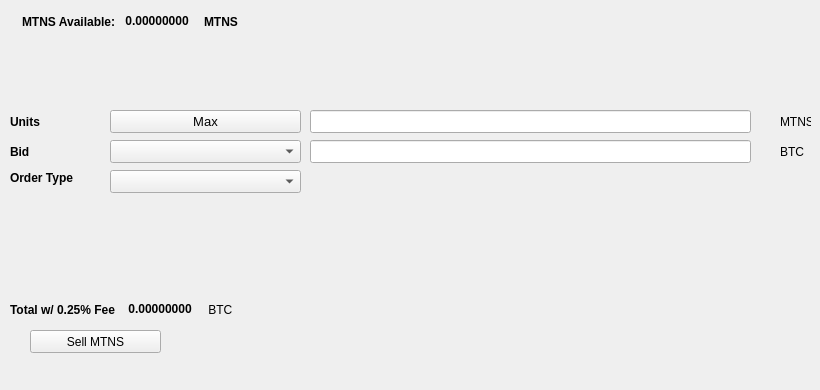
   <widget class="QWidget" name="SellTab">
    <attribute name="title">
     <string>Sell</string>
    </attribute>
    <widget class="QLabel" name="label_16">
     <property name="geometry">
      <rect>
       <x>780</x>
       <y>140</y>
       <width>31</width>
       <height>23</height>
      </rect>
     </property>
     <property name="text">
      <string>BTC</string>
     </property>
    </widget>
    <widget class="QComboBox" name="SellBidcomboBox">
     <property name="geometry">
      <rect>
       <x>110</x>
       <y>140</y>
       <width>191</width>
       <height>23</height>
      </rect>
     </property>
     <property name="font">
      <font>
       <pointsize>10</pointsize>
      </font>
     </property>
    </widget>
    <widget class="QLabel" name="label_18">
     <property name="geometry">
      <rect>
       <x>10</x>
       <y>110</y>
       <width>46</width>
       <height>23</height>
      </rect>
     </property>
     <property name="font">
      <font>
       <weight>75</weight>
       <bold>true</bold>
      </font>
     </property>
     <property name="text">
      <string>Units</string>
     </property>
    </widget>
    <widget class="QPushButton" name="Sell_Max_Amount">
     <property name="geometry">
      <rect>
       <x>110</x>
       <y>110</y>
       <width>191</width>
       <height>23</height>
      </rect>
     </property>
     <property name="font">
      <font>
       <pointsize>10</pointsize>
      </font>
     </property>
     <property name="text">
      <string>Max</string>
     </property>
    </widget>
    <widget class="QLabel" name="label_20">
     <property name="geometry">
      <rect>
       <x>10</x>
       <y>170</y>
       <width>91</width>
       <height>16</height>
      </rect>
     </property>
     <property name="font">
      <font>
       <weight>75</weight>
       <bold>true</bold>
      </font>
     </property>
     <property name="text">
      <string>Order Type</string>
     </property>
    </widget>
    <widget class="QComboBox" name="SellOrdertypeCombo">
     <property name="geometry">
      <rect>
       <x>110</x>
       <y>170</y>
       <width>191</width>
       <height>23</height>
      </rect>
     </property>
     <property name="font">
      <font>
       <pointsize>10</pointsize>
      </font>
     </property>
    </widget>
    <widget class="QLabel" name="label_21">
     <property name="geometry">
      <rect>
       <x>10</x>
       <y>140</y>
       <width>46</width>
       <height>23</height>
      </rect>
     </property>
     <property name="font">
      <font>
       <weight>75</weight>
       <bold>true</bold>
      </font>
     </property>
     <property name="text">
      <string>Bid</string>
     </property>
    </widget>
    <widget class="QLabel" name="label_22">
     <property name="geometry">
      <rect>
       <x>780</x>
       <y>110</y>
       <width>31</width>
       <height>23</height>
      </rect>
     </property>
     <property name="text">
      <string>MTNS</string>
     </property>
    </widget>
    <widget class="QLineEdit" name="UnitsInputMTNS">
     <property name="geometry">
      <rect>
       <x>310</x>
       <y>110</y>
       <width>441</width>
       <height>23</height>
      </rect>
     </property>
     <property name="font">
      <font>
       <pointsize>9</pointsize>
       <weight>75</weight>
       <bold>true</bold>
      </font>
     </property>
    </widget>
    <widget class="QLineEdit" name="SellBidPriceEdit">
     <property name="geometry">
      <rect>
       <x>310</x>
       <y>140</y>
       <width>441</width>
       <height>23</height>
      </rect>
     </property>
     <property name="font">
      <font>
       <pointsize>9</pointsize>
       <weight>75</weight>
       <bold>true</bold>
      </font>
     </property>
    </widget>
    <widget class="QPushButton" name="SellMTNSBTN">
     <property name="geometry">
      <rect>
       <x>30</x>
       <y>330</y>
       <width>131</width>
       <height>23</height>
      </rect>
     </property>
     <property name="text">
      <string>Sell MTNS</string>
     </property>
     <property name="icon">
      <iconset resource="../omotenashicoin">
       <normaloff>:/icons/bitcoin</normaloff>:/icons/bitcoin</iconset>
     </property>
    </widget>
    <widget class="QWidget" name="layoutWidget3">
     <property name="geometry">
      <rect>
       <x>22</x>
       <y>12</y>
       <width>258</width>
       <height>19</height>
      </rect>
     </property>
     <layout class="QHBoxLayout" name="horizontalLayout">
      <item>
       <widget class="QLabel" name="label232_2">
        <property name="font">
         <font>
          <weight>75</weight>
          <bold>true</bold>
         </font>
        </property>
        <property name="text">
         <string>MTNS Available:</string>
        </property>
       </widget>
      </item>
      <item>
       <widget class="QLabel" name="MTNSAvailableLabel">
        <property name="palette">
         <palette>
          <active>
           <colorrole role="WindowText">
            <brush brushstyle="SolidPattern">
             <color alpha="255">
              <red>0</red>
              <green>0</green>
              <blue>0</blue>
             </color>
            </brush>
           </colorrole>
           <colorrole role="Button">
            <brush brushstyle="SolidPattern">
             <color alpha="255">
              <red>0</red>
              <green>170</green>
              <blue>0</blue>
             </color>
            </brush>
           </colorrole>
           <colorrole role="Light">
            <brush brushstyle="SolidPattern">
             <color alpha="255">
              <red>0</red>
              <green>255</green>
              <blue>0</blue>
             </color>
            </brush>
           </colorrole>
           <colorrole role="Midlight">
            <brush brushstyle="SolidPattern">
             <color alpha="255">
              <red>0</red>
              <green>212</green>
              <blue>0</blue>
             </color>
            </brush>
           </colorrole>
           <colorrole role="Dark">
            <brush brushstyle="SolidPattern">
             <color alpha="255">
              <red>0</red>
              <green>85</green>
              <blue>0</blue>
             </color>
            </brush>
           </colorrole>
           <colorrole role="Mid">
            <brush brushstyle="SolidPattern">
             <color alpha="255">
              <red>0</red>
              <green>113</green>
              <blue>0</blue>
             </color>
            </brush>
           </colorrole>
           <colorrole role="Text">
            <brush brushstyle="SolidPattern">
             <color alpha="255">
              <red>0</red>
              <green>170</green>
              <blue>0</blue>
             </color>
            </brush>
           </colorrole>
           <colorrole role="BrightText">
            <brush brushstyle="SolidPattern">
             <color alpha="255">
              <red>255</red>
              <green>255</green>
              <blue>255</blue>
             </color>
            </brush>
           </colorrole>
           <colorrole role="ButtonText">
            <brush brushstyle="SolidPattern">
             <color alpha="255">
              <red>0</red>
              <green>0</green>
              <blue>0</blue>
             </color>
            </brush>
           </colorrole>
           <colorrole role="Base">
            <brush brushstyle="SolidPattern">
             <color alpha="255">
              <red>255</red>
              <green>255</green>
              <blue>255</blue>
             </color>
            </brush>
           </colorrole>
           <colorrole role="Window">
            <brush brushstyle="SolidPattern">
             <color alpha="255">
              <red>0</red>
              <green>170</green>
              <blue>0</blue>
             </color>
            </brush>
           </colorrole>
           <colorrole role="Shadow">
            <brush brushstyle="SolidPattern">
             <color alpha="255">
              <red>0</red>
              <green>0</green>
              <blue>0</blue>
             </color>
            </brush>
           </colorrole>
           <colorrole role="AlternateBase">
            <brush brushstyle="SolidPattern">
             <color alpha="255">
              <red>127</red>
              <green>212</green>
              <blue>127</blue>
             </color>
            </brush>
           </colorrole>
           <colorrole role="ToolTipBase">
            <brush brushstyle="SolidPattern">
             <color alpha="255">
              <red>255</red>
              <green>255</green>
              <blue>220</blue>
             </color>
            </brush>
           </colorrole>
           <colorrole role="ToolTipText">
            <brush brushstyle="SolidPattern">
             <color alpha="255">
              <red>0</red>
              <green>0</green>
              <blue>0</blue>
             </color>
            </brush>
           </colorrole>
          </active>
          <inactive>
           <colorrole role="WindowText">
            <brush brushstyle="SolidPattern">
             <color alpha="255">
              <red>0</red>
              <green>0</green>
              <blue>0</blue>
             </color>
            </brush>
           </colorrole>
           <colorrole role="Button">
            <brush brushstyle="SolidPattern">
             <color alpha="255">
              <red>0</red>
              <green>170</green>
              <blue>0</blue>
             </color>
            </brush>
           </colorrole>
           <colorrole role="Light">
            <brush brushstyle="SolidPattern">
             <color alpha="255">
              <red>0</red>
              <green>255</green>
              <blue>0</blue>
             </color>
            </brush>
           </colorrole>
           <colorrole role="Midlight">
            <brush brushstyle="SolidPattern">
             <color alpha="255">
              <red>0</red>
              <green>212</green>
              <blue>0</blue>
             </color>
            </brush>
           </colorrole>
           <colorrole role="Dark">
            <brush brushstyle="SolidPattern">
             <color alpha="255">
              <red>0</red>
              <green>85</green>
              <blue>0</blue>
             </color>
            </brush>
           </colorrole>
           <colorrole role="Mid">
            <brush brushstyle="SolidPattern">
             <color alpha="255">
              <red>0</red>
              <green>113</green>
              <blue>0</blue>
             </color>
            </brush>
           </colorrole>
           <colorrole role="Text">
            <brush brushstyle="SolidPattern">
             <color alpha="255">
              <red>0</red>
              <green>170</green>
              <blue>0</blue>
             </color>
            </brush>
           </colorrole>
           <colorrole role="BrightText">
            <brush brushstyle="SolidPattern">
             <color alpha="255">
              <red>255</red>
              <green>255</green>
              <blue>255</blue>
             </color>
            </brush>
           </colorrole>
           <colorrole role="ButtonText">
            <brush brushstyle="SolidPattern">
             <color alpha="255">
              <red>0</red>
              <green>0</green>
              <blue>0</blue>
             </color>
            </brush>
           </colorrole>
           <colorrole role="Base">
            <brush brushstyle="SolidPattern">
             <color alpha="255">
              <red>255</red>
              <green>255</green>
              <blue>255</blue>
             </color>
            </brush>
           </colorrole>
           <colorrole role="Window">
            <brush brushstyle="SolidPattern">
             <color alpha="255">
              <red>0</red>
              <green>170</green>
              <blue>0</blue>
             </color>
            </brush>
           </colorrole>
           <colorrole role="Shadow">
            <brush brushstyle="SolidPattern">
             <color alpha="255">
              <red>0</red>
              <green>0</green>
              <blue>0</blue>
             </color>
            </brush>
           </colorrole>
           <colorrole role="AlternateBase">
            <brush brushstyle="SolidPattern">
             <color alpha="255">
              <red>127</red>
              <green>212</green>
              <blue>127</blue>
             </color>
            </brush>
           </colorrole>
           <colorrole role="ToolTipBase">
            <brush brushstyle="SolidPattern">
             <color alpha="255">
              <red>255</red>
              <green>255</green>
              <blue>220</blue>
             </color>
            </brush>
           </colorrole>
           <colorrole role="ToolTipText">
            <brush brushstyle="SolidPattern">
             <color alpha="255">
              <red>0</red>
              <green>0</green>
              <blue>0</blue>
             </color>
            </brush>
           </colorrole>
          </inactive>
          <disabled>
           <colorrole role="WindowText">
            <brush brushstyle="SolidPattern">
             <color alpha="255">
              <red>0</red>
              <green>85</green>
              <blue>0</blue>
             </color>
            </brush>
           </colorrole>
           <colorrole role="Button">
            <brush brushstyle="SolidPattern">
             <color alpha="255">
              <red>0</red>
              <green>170</green>
              <blue>0</blue>
             </color>
            </brush>
           </colorrole>
           <colorrole role="Light">
            <brush brushstyle="SolidPattern">
             <color alpha="255">
              <red>0</red>
              <green>255</green>
              <blue>0</blue>
             </color>
            </brush>
           </colorrole>
           <colorrole role="Midlight">
            <brush brushstyle="SolidPattern">
             <color alpha="255">
              <red>0</red>
              <green>212</green>
              <blue>0</blue>
             </color>
            </brush>
           </colorrole>
           <colorrole role="Dark">
            <brush brushstyle="SolidPattern">
             <color alpha="255">
              <red>0</red>
              <green>85</green>
              <blue>0</blue>
             </color>
            </brush>
           </colorrole>
           <colorrole role="Mid">
            <brush brushstyle="SolidPattern">
             <color alpha="255">
              <red>0</red>
              <green>113</green>
              <blue>0</blue>
             </color>
            </brush>
           </colorrole>
           <colorrole role="Text">
            <brush brushstyle="SolidPattern">
             <color alpha="255">
              <red>0</red>
              <green>85</green>
              <blue>0</blue>
             </color>
            </brush>
           </colorrole>
           <colorrole role="BrightText">
            <brush brushstyle="SolidPattern">
             <color alpha="255">
              <red>255</red>
              <green>255</green>
              <blue>255</blue>
             </color>
            </brush>
           </colorrole>
           <colorrole role="ButtonText">
            <brush brushstyle="SolidPattern">
             <color alpha="255">
              <red>0</red>
              <green>85</green>
              <blue>0</blue>
             </color>
            </brush>
           </colorrole>
           <colorrole role="Base">
            <brush brushstyle="SolidPattern">
             <color alpha="255">
              <red>0</red>
              <green>170</green>
              <blue>0</blue>
             </color>
            </brush>
           </colorrole>
           <colorrole role="Window">
            <brush brushstyle="SolidPattern">
             <color alpha="255">
              <red>0</red>
              <green>170</green>
              <blue>0</blue>
             </color>
            </brush>
           </colorrole>
           <colorrole role="Shadow">
            <brush brushstyle="SolidPattern">
             <color alpha="255">
              <red>0</red>
              <green>0</green>
              <blue>0</blue>
             </color>
            </brush>
           </colorrole>
           <colorrole role="AlternateBase">
            <brush brushstyle="SolidPattern">
             <color alpha="255">
              <red>0</red>
              <green>170</green>
              <blue>0</blue>
             </color>
            </brush>
           </colorrole>
           <colorrole role="ToolTipBase">
            <brush brushstyle="SolidPattern">
             <color alpha="255">
              <red>255</red>
              <green>255</green>
              <blue>220</blue>
             </color>
            </brush>
           </colorrole>
           <colorrole role="ToolTipText">
            <brush brushstyle="SolidPattern">
             <color alpha="255">
              <red>0</red>
              <green>0</green>
              <blue>0</blue>
             </color>
            </brush>
           </colorrole>
          </disabled>
         </palette>
        </property>
        <property name="font">
         <font>
          <weight>75</weight>
          <bold>true</bold>
         </font>
        </property>
        <property name="text">
         <string> 0.00000000 </string>
        </property>
        <property name="textInteractionFlags">
         <set>Qt::LinksAccessibleByMouse|Qt::TextSelectableByKeyboard|Qt::TextSelectableByMouse</set>
        </property>
       </widget>
      </item>
      <item>
       <widget class="QLabel" name="labelMTNS">
        <property name="font">
         <font>
          <weight>75</weight>
          <bold>true</bold>
         </font>
        </property>
        <property name="text">
         <string>MTNS</string>
        </property>
       </widget>
      </item>
     </layout>
    </widget>
    <widget class="QWidget" name="layoutWidget">
     <property name="geometry">
      <rect>
       <x>10</x>
       <y>300</y>
       <width>268</width>
       <height>19</height>
      </rect>
     </property>
     <layout class="QHBoxLayout" name="horizontalLayout_2">
      <item>
       <widget class="QLabel" name="label_19">
        <property name="font">
         <font>
          <weight>75</weight>
          <bold>true</bold>
         </font>
        </property>
        <property name="text">
         <string>Total w/ 0.25% Fee </string>
        </property>
       </widget>
      </item>
      <item>
       <widget class="QLabel" name="SellCostLabel">
        <property name="palette">
         <palette>
          <active>
           <colorrole role="WindowText">
            <brush brushstyle="SolidPattern">
             <color alpha="255">
              <red>0</red>
              <green>0</green>
              <blue>0</blue>
             </color>
            </brush>
           </colorrole>
           <colorrole role="Button">
            <brush brushstyle="SolidPattern">
             <color alpha="255">
              <red>0</red>
              <green>170</green>
              <blue>0</blue>
             </color>
            </brush>
           </colorrole>
           <colorrole role="Light">
            <brush brushstyle="SolidPattern">
             <color alpha="255">
              <red>0</red>
              <green>255</green>
              <blue>0</blue>
             </color>
            </brush>
           </colorrole>
           <colorrole role="Midlight">
            <brush brushstyle="SolidPattern">
             <color alpha="255">
              <red>0</red>
              <green>212</green>
              <blue>0</blue>
             </color>
            </brush>
           </colorrole>
           <colorrole role="Dark">
            <brush brushstyle="SolidPattern">
             <color alpha="255">
              <red>0</red>
              <green>85</green>
              <blue>0</blue>
             </color>
            </brush>
           </colorrole>
           <colorrole role="Mid">
            <brush brushstyle="SolidPattern">
             <color alpha="255">
              <red>0</red>
              <green>113</green>
              <blue>0</blue>
             </color>
            </brush>
           </colorrole>
           <colorrole role="Text">
            <brush brushstyle="SolidPattern">
             <color alpha="255">
              <red>0</red>
              <green>170</green>
              <blue>0</blue>
             </color>
            </brush>
           </colorrole>
           <colorrole role="BrightText">
            <brush brushstyle="SolidPattern">
             <color alpha="255">
              <red>255</red>
              <green>255</green>
              <blue>255</blue>
             </color>
            </brush>
           </colorrole>
           <colorrole role="ButtonText">
            <brush brushstyle="SolidPattern">
             <color alpha="255">
              <red>0</red>
              <green>0</green>
              <blue>0</blue>
             </color>
            </brush>
           </colorrole>
           <colorrole role="Base">
            <brush brushstyle="SolidPattern">
             <color alpha="255">
              <red>255</red>
              <green>255</green>
              <blue>255</blue>
             </color>
            </brush>
           </colorrole>
           <colorrole role="Window">
            <brush brushstyle="SolidPattern">
             <color alpha="255">
              <red>0</red>
              <green>170</green>
              <blue>0</blue>
             </color>
            </brush>
           </colorrole>
           <colorrole role="Shadow">
            <brush brushstyle="SolidPattern">
             <color alpha="255">
              <red>0</red>
              <green>0</green>
              <blue>0</blue>
             </color>
            </brush>
           </colorrole>
           <colorrole role="AlternateBase">
            <brush brushstyle="SolidPattern">
             <color alpha="255">
              <red>127</red>
              <green>212</green>
              <blue>127</blue>
             </color>
            </brush>
           </colorrole>
           <colorrole role="ToolTipBase">
            <brush brushstyle="SolidPattern">
             <color alpha="255">
              <red>255</red>
              <green>255</green>
              <blue>220</blue>
             </color>
            </brush>
           </colorrole>
           <colorrole role="ToolTipText">
            <brush brushstyle="SolidPattern">
             <color alpha="255">
              <red>0</red>
              <green>0</green>
              <blue>0</blue>
             </color>
            </brush>
           </colorrole>
          </active>
          <inactive>
           <colorrole role="WindowText">
            <brush brushstyle="SolidPattern">
             <color alpha="255">
              <red>0</red>
              <green>0</green>
              <blue>0</blue>
             </color>
            </brush>
           </colorrole>
           <colorrole role="Button">
            <brush brushstyle="SolidPattern">
             <color alpha="255">
              <red>0</red>
              <green>170</green>
              <blue>0</blue>
             </color>
            </brush>
           </colorrole>
           <colorrole role="Light">
            <brush brushstyle="SolidPattern">
             <color alpha="255">
              <red>0</red>
              <green>255</green>
              <blue>0</blue>
             </color>
            </brush>
           </colorrole>
           <colorrole role="Midlight">
            <brush brushstyle="SolidPattern">
             <color alpha="255">
              <red>0</red>
              <green>212</green>
              <blue>0</blue>
             </color>
            </brush>
           </colorrole>
           <colorrole role="Dark">
            <brush brushstyle="SolidPattern">
             <color alpha="255">
              <red>0</red>
              <green>85</green>
              <blue>0</blue>
             </color>
            </brush>
           </colorrole>
           <colorrole role="Mid">
            <brush brushstyle="SolidPattern">
             <color alpha="255">
              <red>0</red>
              <green>113</green>
              <blue>0</blue>
             </color>
            </brush>
           </colorrole>
           <colorrole role="Text">
            <brush brushstyle="SolidPattern">
             <color alpha="255">
              <red>0</red>
              <green>170</green>
              <blue>0</blue>
             </color>
            </brush>
           </colorrole>
           <colorrole role="BrightText">
            <brush brushstyle="SolidPattern">
             <color alpha="255">
              <red>255</red>
              <green>255</green>
              <blue>255</blue>
             </color>
            </brush>
           </colorrole>
           <colorrole role="ButtonText">
            <brush brushstyle="SolidPattern">
             <color alpha="255">
              <red>0</red>
              <green>0</green>
              <blue>0</blue>
             </color>
            </brush>
           </colorrole>
           <colorrole role="Base">
            <brush brushstyle="SolidPattern">
             <color alpha="255">
              <red>255</red>
              <green>255</green>
              <blue>255</blue>
             </color>
            </brush>
           </colorrole>
           <colorrole role="Window">
            <brush brushstyle="SolidPattern">
             <color alpha="255">
              <red>0</red>
              <green>170</green>
              <blue>0</blue>
             </color>
            </brush>
           </colorrole>
           <colorrole role="Shadow">
            <brush brushstyle="SolidPattern">
             <color alpha="255">
              <red>0</red>
              <green>0</green>
              <blue>0</blue>
             </color>
            </brush>
           </colorrole>
           <colorrole role="AlternateBase">
            <brush brushstyle="SolidPattern">
             <color alpha="255">
              <red>127</red>
              <green>212</green>
              <blue>127</blue>
             </color>
            </brush>
           </colorrole>
           <colorrole role="ToolTipBase">
            <brush brushstyle="SolidPattern">
             <color alpha="255">
              <red>255</red>
              <green>255</green>
              <blue>220</blue>
             </color>
            </brush>
           </colorrole>
           <colorrole role="ToolTipText">
            <brush brushstyle="SolidPattern">
             <color alpha="255">
              <red>0</red>
              <green>0</green>
              <blue>0</blue>
             </color>
            </brush>
           </colorrole>
          </inactive>
          <disabled>
           <colorrole role="WindowText">
            <brush brushstyle="SolidPattern">
             <color alpha="255">
              <red>0</red>
              <green>85</green>
              <blue>0</blue>
             </color>
            </brush>
           </colorrole>
           <colorrole role="Button">
            <brush brushstyle="SolidPattern">
             <color alpha="255">
              <red>0</red>
              <green>170</green>
              <blue>0</blue>
             </color>
            </brush>
           </colorrole>
           <colorrole role="Light">
            <brush brushstyle="SolidPattern">
             <color alpha="255">
              <red>0</red>
              <green>255</green>
              <blue>0</blue>
             </color>
            </brush>
           </colorrole>
           <colorrole role="Midlight">
            <brush brushstyle="SolidPattern">
             <color alpha="255">
              <red>0</red>
              <green>212</green>
              <blue>0</blue>
             </color>
            </brush>
           </colorrole>
           <colorrole role="Dark">
            <brush brushstyle="SolidPattern">
             <color alpha="255">
              <red>0</red>
              <green>85</green>
              <blue>0</blue>
             </color>
            </brush>
           </colorrole>
           <colorrole role="Mid">
            <brush brushstyle="SolidPattern">
             <color alpha="255">
              <red>0</red>
              <green>113</green>
              <blue>0</blue>
             </color>
            </brush>
           </colorrole>
           <colorrole role="Text">
            <brush brushstyle="SolidPattern">
             <color alpha="255">
              <red>0</red>
              <green>85</green>
              <blue>0</blue>
             </color>
            </brush>
           </colorrole>
           <colorrole role="BrightText">
            <brush brushstyle="SolidPattern">
             <color alpha="255">
              <red>255</red>
              <green>255</green>
              <blue>255</blue>
             </color>
            </brush>
           </colorrole>
           <colorrole role="ButtonText">
            <brush brushstyle="SolidPattern">
             <color alpha="255">
              <red>0</red>
              <green>85</green>
              <blue>0</blue>
             </color>
            </brush>
           </colorrole>
           <colorrole role="Base">
            <brush brushstyle="SolidPattern">
             <color alpha="255">
              <red>0</red>
              <green>170</green>
              <blue>0</blue>
             </color>
            </brush>
           </colorrole>
           <colorrole role="Window">
            <brush brushstyle="SolidPattern">
             <color alpha="255">
              <red>0</red>
              <green>170</green>
              <blue>0</blue>
             </color>
            </brush>
           </colorrole>
           <colorrole role="Shadow">
            <brush brushstyle="SolidPattern">
             <color alpha="255">
              <red>0</red>
              <green>0</green>
              <blue>0</blue>
             </color>
            </brush>
           </colorrole>
           <colorrole role="AlternateBase">
            <brush brushstyle="SolidPattern">
             <color alpha="255">
              <red>0</red>
              <green>170</green>
              <blue>0</blue>
             </color>
            </brush>
           </colorrole>
           <colorrole role="ToolTipBase">
            <brush brushstyle="SolidPattern">
             <color alpha="255">
              <red>255</red>
              <green>255</green>
              <blue>220</blue>
             </color>
            </brush>
           </colorrole>
           <colorrole role="ToolTipText">
            <brush brushstyle="SolidPattern">
             <color alpha="255">
              <red>0</red>
              <green>0</green>
              <blue>0</blue>
             </color>
            </brush>
           </colorrole>
          </disabled>
         </palette>
        </property>
        <property name="font">
         <font>
          <weight>75</weight>
          <bold>true</bold>
         </font>
        </property>
        <property name="autoFillBackground">
         <bool>false</bool>
        </property>
        <property name="text">
         <string> 0.00000000</string>
        </property>
        <property name="textInteractionFlags">
         <set>Qt::LinksAccessibleByMouse|Qt::TextSelectableByMouse</set>
        </property>
       </widget>
      </item>
      <item>
       <widget class="QLabel" name="label_17">
        <property name="font">
         <font>
          <weight>50</weight>
          <bold>false</bold>
         </font>
        </property>
        <property name="text">
         <string> BTC</string>
        </property>
       </widget>
      </item>
     </layout>
    </widget>
    <widget class="QLabel" name="label_23">
     <property name="geometry">
      <rect>
       <x>460</x>
       <y>300</y>
       <width>281</width>
       <height>81</height>
      </rect>
     </property>
     <property name="text">
      <string/>
     </property>
     <property name="pixmap">
      <pixmap>:/images/bittrex</pixmap>
     </property>
    </widget>
   </widget>
